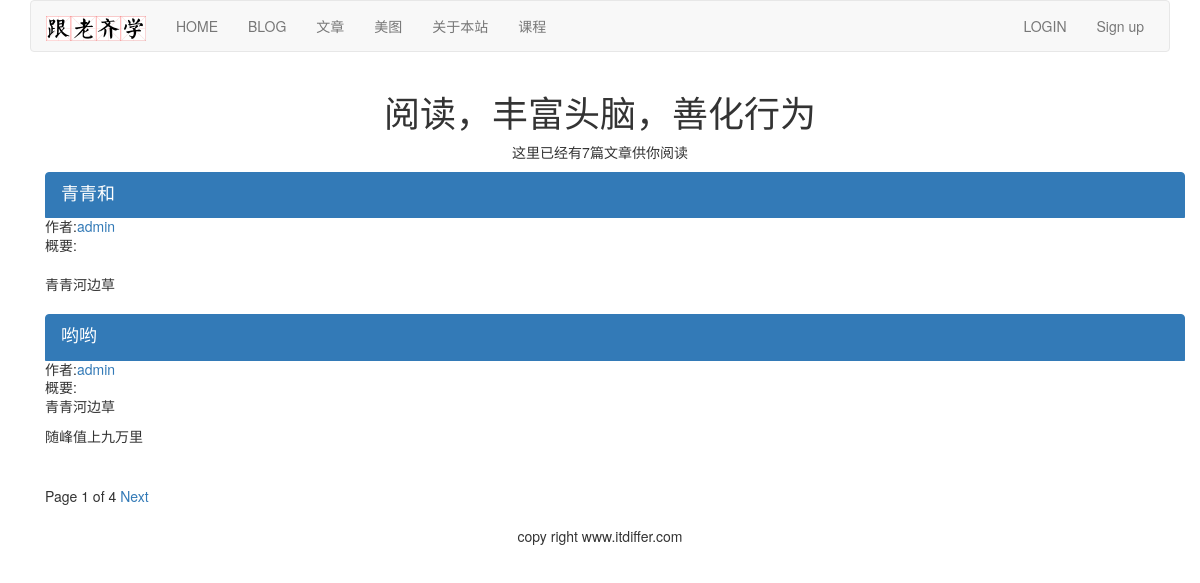
The page /article/list-article-titles/ on the database as committed earlier.
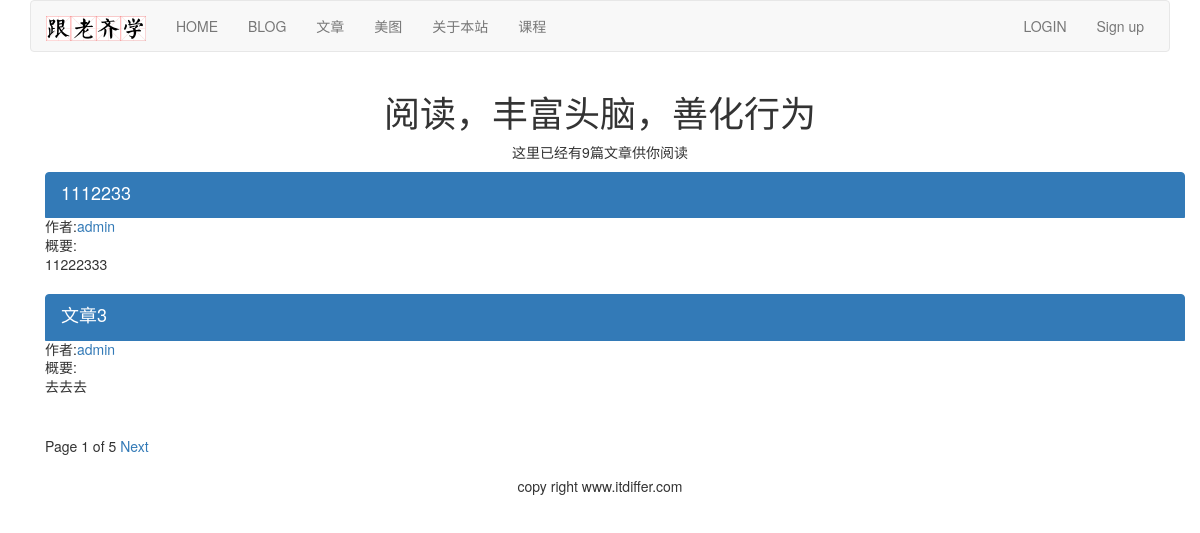
The same page on the database as committed later.
### article/models.py (models this page shows, shortened)
class ArticlePost(models.Model):
    author = models.ForeignKey(User, on_delete=models.CASCADE, related_name="article")
    title = models.CharField(max_length=200)
    slug = models.SlugField(max_length=500)
    column = models.ForeignKey(ArticleColumn, on_delete=models.CASCADE,related_name="article_column")
    body = models.TextField()
    created = models.DateTimeField(default=timezone.now)
    updated = models.DateTimeField(auto_now=True)
    users_like = models.ManyToManyField(User, related_name="articles_like", blank=True)
    article_tag = models.ManyToManyField(ArticleTag, related_name='article_tag', blank=True)
    class Meta:
        ordering = ("-updated",)
        index_together = (('id', 'slug'),)
    def get_url_path(self):
        return reverse("article:article_content", args=[self.id, self.slug])

### article/list_views.py (the view)
# urls.py: path('list-article-titles/', list_views.article_titles, name="article_titles"),
def article_titles(request, username=None):
    if username:
        user = User.objects.get(username=username)
        articles_title = ArticlePost.objects.filter(author=user)
        try:
            userinfo = user.userinfo
        except:
            userinfo = None
    else:
        articles_title = ArticlePost.objects.all()
    paginator = Paginator(articles_title, 2)
    page = request.GET.get('page')
    try:
        current_page = paginator.page(page)
        articles = current_page.object_list
    except PageNotAnInteger:
        current_page = paginator.page(1)
        articles = current_page.object_list
    except EmptyPage:
        current_page = paginator.page(paginator.num_pages)
        articles = current_page.object_list
    if username:
        return render(request, "article/list/author_articles.html", {"articles":articles, "page":current_page, "userinfo":userinfo, "user":user})
    return render(request, "article/list/article_titles.html", {"articles":articles, "page": current_page})

### article/templatetags/article_tags.py (called while the page is built)
@register.simple_tag
def total_articles():
    return ArticlePost.objects.count()

### templates/article/list/article_titles.html (shortened to what this page needs)
{% extends "base.html" %}
{% load article_tags %}
{% block content %}
<div class="row text-center vertical-middle-sm">
    <h1>阅读，丰富头脑，善化行为</h1>
    <p>这里已经有{% total_articles %}篇文章供你阅读</p>
</div>
<div class="container">
    {% for article in articles %}
    <div class="list-group">
        <a href="{{article.get_url_path}}" class="list-group-item active">
            <h4 class="list-group-item-heading">{{article.title}}</h4>
        </a>
        <p class="list-group-item-text">作者:<a href="{% url 'article:author_articles' article.author.username %}">{{article.author.username}}</a></p>
        <p class="list-group-item-text">概要:{{article.body|slice:'70'| linebreaks}}</p>
    </div>
    {% endfor %}
{% include "paginator.html" %}
</div>
{% endblock %}

Rows that differ between the two databases and show on the page:
no longer on this page (row unchanged): ArticlePost: title "青青和", author.username "admin", body "青青河边草"
no longer on this page (row unchanged): ArticlePost: title "哟哟", author.username "admin", body "青青河边草 随峰值上九万里"
added ArticlePost: title "1112233", author.username "admin", body "11222333"
added ArticlePost: title "文章3", author.username "admin", body "去去去"
Other text that changed with them:
{{ page.paginator.num_pages }}: "4" → "5"
text no longer shown: "7"
text now shown: "9"
